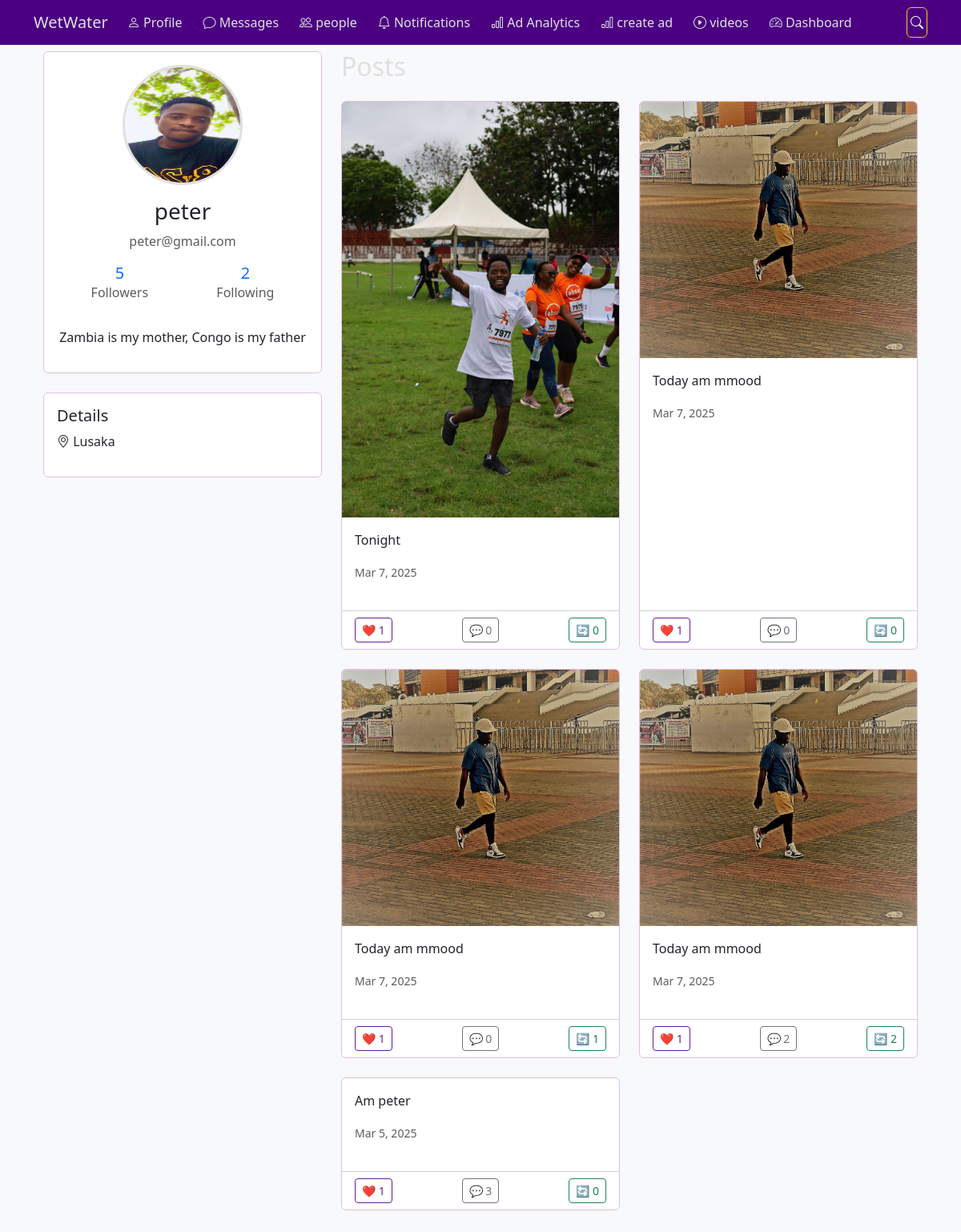
/profile.php?id=1 (signed in), run on the app's committed database.
### tables this page shows
CREATE TABLE `users` (
  `id` int(11) NOT NULL,
  `username` varchar(50) NOT NULL,
  `email` varchar(100) NOT NULL,
  `password` varchar(255) NOT NULL,
  `created_at` timestamp NOT NULL DEFAULT current_timestamp(),
  `profile_picture` varchar(255) DEFAULT 'default_profile.jpg',
  `is_admin` tinyint(1) DEFAULT 0,
  `last_activity` timestamp NOT NULL DEFAULT current_timestamp(),
  `full_name` varchar(100) DEFAULT NULL,
  `bio` text DEFAULT NULL,
  `location` varchar(100) DEFAULT NULL,
  `interests` text DEFAULT NULL,
  `education` varchar(100) DEFAULT NULL,
  `work` varchar(100) DEFAULT NULL,
  `website` varchar(255) DEFAULT NULL,
  `phone` varchar(20) DEFAULT NULL,
  `public_key` text NOT NULL,
  `private_key` text NOT NULL
);

CREATE TABLE `posts` (
  `id` int(11) NOT NULL,
  `user_id` int(11) NOT NULL,
  `content` text NOT NULL,
  `created_at` timestamp NOT NULL DEFAULT current_timestamp(),
  `image` varchar(255) DEFAULT NULL,
  `original_post_id` int(11) DEFAULT NULL,
  `caption` text DEFAULT NULL
);

### profile.php (the view, shortened to what this page needs)
<?php
include 'config/db.php';
include 'includes/header.php';
$user_id = $_GET['id'];
$stmt = $pdo->prepare("SELECT * FROM users WHERE id = ?");
$stmt->execute([$user_id]);
$user = $stmt->fetch(PDO::FETCH_ASSOC);
$stmt = $pdo->prepare("
    SELECT
        posts.*,
        users.username,
        (SELECT COUNT(*) FROM reactions WHERE reactions.post_id = posts.id AND type = 'like') AS like_count,
        (SELECT COUNT(*) FROM reactions WHERE reactions.post_id = posts.id AND type = 'dislike') AS dislike_count,
        (SELECT COUNT(*) FROM comments WHERE comments.post_id = posts.id) AS comment_count,
        (SELECT COUNT(*) FROM posts AS reposts WHERE reposts.original_post_id = posts.id) AS repost_count
    FROM posts
    JOIN users ON posts.user_id = users.id
    WHERE posts.user_id = ?
    ORDER BY posts.created_at DESC
");
$stmt->execute([$user_id]);
$posts = $stmt->fetchAll(PDO::FETCH_ASSOC);
$stmt = $pdo->prepare("SELECT COUNT(*) AS followers_count FROM followers WHERE following_id = ?");
$stmt->execute([$user_id]);
$followers_count = $stmt->fetch(PDO::FETCH_ASSOC)['followers_count'];
$stmt = $pdo->prepare("SELECT COUNT(*) AS following_count FROM followers WHERE follower_id = ?");
$stmt->execute([$user_id]);
$following_count = $stmt->fetch(PDO::FETCH_ASSOC)['following_count'];
?>
<div class="container mt-4" style="padding-top: 40px; padding-bottom: 80px;">
    <div class="row">
        <div class="col-md-4">
            <div class="card mb-4 text-center">
                <div class="card-body">
                    <img src="assets/images/<?php echo htmlspecialchars($user['profile_picture']); ?>"
                        class="rounded-circle mb-3" width="150" height="150">
                    <h3><?php echo htmlspecialchars($user['username']); ?></h3>
                    <p class="text-muted"><?php echo htmlspecialchars($user['email']); ?></p>
                    <div class="d-flex justify-content-around mb-3">
                        <div>
                            <a href="#" class="text-decoration-none" data-bs-toggle="modal"
                                data-bs-target="#followersModal">
                                <h5 class="mb-0"><?php echo $followers_count; ?></h5>
                                <p class="text-muted">Followers</p>
                            </a>
                        </div>
                        <div>
                            <a href="#" class="text-decoration-none" data-bs-toggle="modal"
                                data-bs-target="#followingModal">
                                <h5 class="mb-0"><?php echo $following_count; ?></h5>
                                <p class="text-muted">Following</p>
                            </a>
                        </div>
                    </div>
                    <?php if (!empty($user['bio'])): ?>
                        <p><?php echo htmlspecialchars($user['bio']); ?></p>
                    <?php endif; ?>
                </div>
            </div>
            <div class="card">
                <div class="card-body">
                    <h5>Details</h5>
                    <?php if (!empty($user['location'])): ?>
                        <p><i class="bi bi-geo-alt"></i> <?php echo htmlspecialchars($user['location']); ?></p>
                    <?php endif; ?>
                </div>
            </div>
        </div>
        <div class="col-md-8">
            <h2 class="mb-4">Posts</h2>
            <?php if (empty($posts)): ?>
                <div class="alert alert-info">No posts yet.</div>
            <?php else: ?>
                <div class="row row-cols-1 row-cols-md-2 g-4">
                    <?php foreach ($posts as $post): ?>
                        <div class="col">
                            <div class="card h-100">
                                <?php if (!empty($post['image'])): ?>
                                    <img src="<?php echo htmlspecialchars($post['image']); ?>" class="card-img-top"
                                        alt="Post image">
                                <?php endif; ?>
                                <div class="card-body">
                                    <p class="card-text"><?php echo htmlspecialchars($post['content']); ?></p>
                                    <small
                                        class="text-muted"><?php echo date('M j, Y', strtotime($post['created_at'])); ?></small>
                                </div>
                                <div class="card-footer bg-transparent">
                                    <div class="d-flex justify-content-between">
                                        <button class="btn btn-sm btn-outline-primary like-btn"
                                            data-post-id="<?php echo $post['id']; ?>">
                                            ❤️ <span class="like-count"><?php echo $post['like_count']; ?></span>
                                        </button>
                                        <button class="btn btn-sm btn-outline-secondary toggle-comments"
                                            data-post-id="<?php echo $post['id']; ?>">
                                            💬 <span class="comment-count"><?php echo $post['comment_count']; ?></span>
                                        </button>
                                        <button class="btn btn-sm btn-outline-success repost-btn"
                                            data-post-id="<?php echo $post['id']; ?>">
                                            🔄 <span class="repost-count"><?php echo $post['repost_count']; ?></span>
                                        </button>
                                    </div>
                                </div>
                            </div>
                        </div>
                    <?php endforeach; ?>
                </div>
            <?php endif; ?>
        </div>
    </div>
</div>
<?php include 'includes/footer.php'; ?>

### includes/header.php (shortened to what this page needs)
<?php
include 'config/db.php';
if (isset($_SESSION['user_id'])) {
    $stmt = $pdo->prepare("SELECT is_admin FROM users WHERE id = ?");
    $stmt->execute([$_SESSION['user_id']]);
    $user = $stmt->fetch(PDO::FETCH_ASSOC);
    $is_admin = $user['is_admin'] ?? 0;
}
?>
<!DOCTYPE html>
<html lang="en">
<head>
    <link href="https://cdn.jsdelivr.net/npm/bootstrap@5.3.0/dist/css/bootstrap.min.css" rel="stylesheet">
    <link href="https://cdn.jsdelivr.net/npm/bootstrap-icons@1.10.0/font/bootstrap-icons.css" rel="stylesheet">
    <link href="assets/css/styles.css" rel="stylesheet">
</head>
<body class="bg-light">
    <nav class="navbar navbar-expand-lg navbar-dark bg-dark fixed-top">
        <div class="container">
            <a class="navbar-brand" href="index.php">WetWater</a>
            <div class="navbar-nav me-auto d-flex align-items-center">
                <?php if (isset($_SESSION['user_id'])): ?>
                    <a class="nav-link profile" href="profile.php?id=<?php echo $_SESSION['user_id']; ?>" title="Profile">
                        <i class="bi bi-person"></i>
                        <span class="d-none d-lg-inline">Profile</span>
                    </a>
                    <a class="nav-link messages" href="messages.php" title="Messages">
                        <i class="bi bi-chat"></i>
                        <span class="d-none d-lg-inline">Messages</span>
                    </a>
                    <a class="nav-link" href="friends.php" title="Friends">
                        <i class="bi bi-people"></i>
                        <span class="d-none d-lg-inline">people</span>
                    </a>
                    <a class="nav-link position-relative" href="notifications.php" title="Notifications">
                        <i class="bi bi-bell"></i>
                        <span class="d-none d-lg-inline">Notifications</span>
                    </a>
                    <a class="nav-link" href="ad_analytics.php" title="Ad Analytics">
                        <i class="bi bi-bar-chart"></i>
                        <span class="d-none d-lg-inline">Ad Analytics</span>
                    </a> <a class="nav-link" href="create_ad.php" title="Ad Analytics">
                        <i class="bi bi-bar-chart"></i>
                        <span class="d-none d-lg-inline">create ad</span>
                    </a>
                    <a class="nav-link videos" href="videos.php" title="videos">
                        <i class="bi bi-play-circle"></i>
                        <span class="d-none d-lg-inline">videos</span>
                    </a>
                    <?php if ($is_admin): ?>
                        <a class="nav-link" href="admin.php" title="Dashboard">
                            <i class="bi bi-speedometer2"></i>
                            <span class="d-none d-lg-inline">Dashboard</span>
                        </a>
                    <?php endif; ?>
                <?php endif; ?>
            </div>
            <div class="search-container">
                <form action="search.php" method="GET" class="d-flex">
                    <button class="btn btn-outline-light search-icon" type="button">
                        <i class="bi bi-search"></i>
                    </button>
                </form>
            </div>
        </div>
    </nav>
    <div class="container mt-4">
</body>
</html>

### includes/footer.php (shortened to what this page needs)
<link rel="stylesheet" href="https://cdn.jsdelivr.net/npm/bootstrap-icons@1.11.3/font/bootstrap-icons.min.css">

### assets/css/styles.css (style rules this page uses)
body { background-color: #f8f9fa; }
.navbar { margin-bottom: 20px; }
.card { background-color: #ffffff; border: 1px solid #e0e0e0; }
.card { margin-bottom: 20px; }
.rounded-circle { border: 3px solid #e0e0e0; }
:root { --primary-color: #6a1b9a; --secondary-color: #9c27b0; --background-color: #f3e5f5; --text-color: #4a148c; --button-hover-color: #7b1fa2; --card-background: #ffffff; --card-border-color: #e1bee7; }
body { background-color: var(--background-color); color: var(--text-color); }
.card { background-color: var(--card-background); border: 1px solid var(--card-border-color); }
.like-btn { color: var(--primary-color); border-color: var(--primary-color); }

### includes/header.php (style rules this page uses)
.navbar-nav { flex-direction: row; gap: 10px; }
.search-container { position: relative; display: flex; align-items: center; }
.search-icon { cursor: pointer; }
body { background-color: #1a1a2e; color: #e0e0e0; }
.navbar { background-color: #4b0082 !important; }
.navbar-brand, .nav-link { color: #e0e0e0 !important; }
.btn-outline-light { border-color: #ffcc00 !important; color: #ffcc00 !important; }
.search-icon { color: #ffcc00 !important; }

### includes/footer.php (style rules this page uses)
.navbar .btn { padding: 0.25rem; font-size: 0.8rem; color: white; }
.navbar .btn i { font-size: 1rem; color: white; }

### data on the page
users: profile_picture (picture), username "peter", email "peter@gmail.com", bio "Zambia is my mother, Congo is my father", location "Lusaka"
posts: image (picture), content "Tonight", created_at "Mar 7, 2025", like_count "1", comment_count "0", repost_count "0"
posts: image (picture), content "Today am mmood", created_at "Mar 7, 2025", like_count "1", comment_count "0", repost_count "0"
posts: image (picture), content "Today am mmood", created_at "Mar 7, 2025", like_count "1", comment_count "0", repost_count "1"
posts: image (picture), content "Today am mmood", created_at "Mar 7, 2025", like_count "1", comment_count "2", repost_count "2"
posts: content "Am peter", created_at "Mar 5, 2025", like_count "1", comment_count "3", repost_count "0"

### other printed values
$followers_count "5"
$following_count "2"
